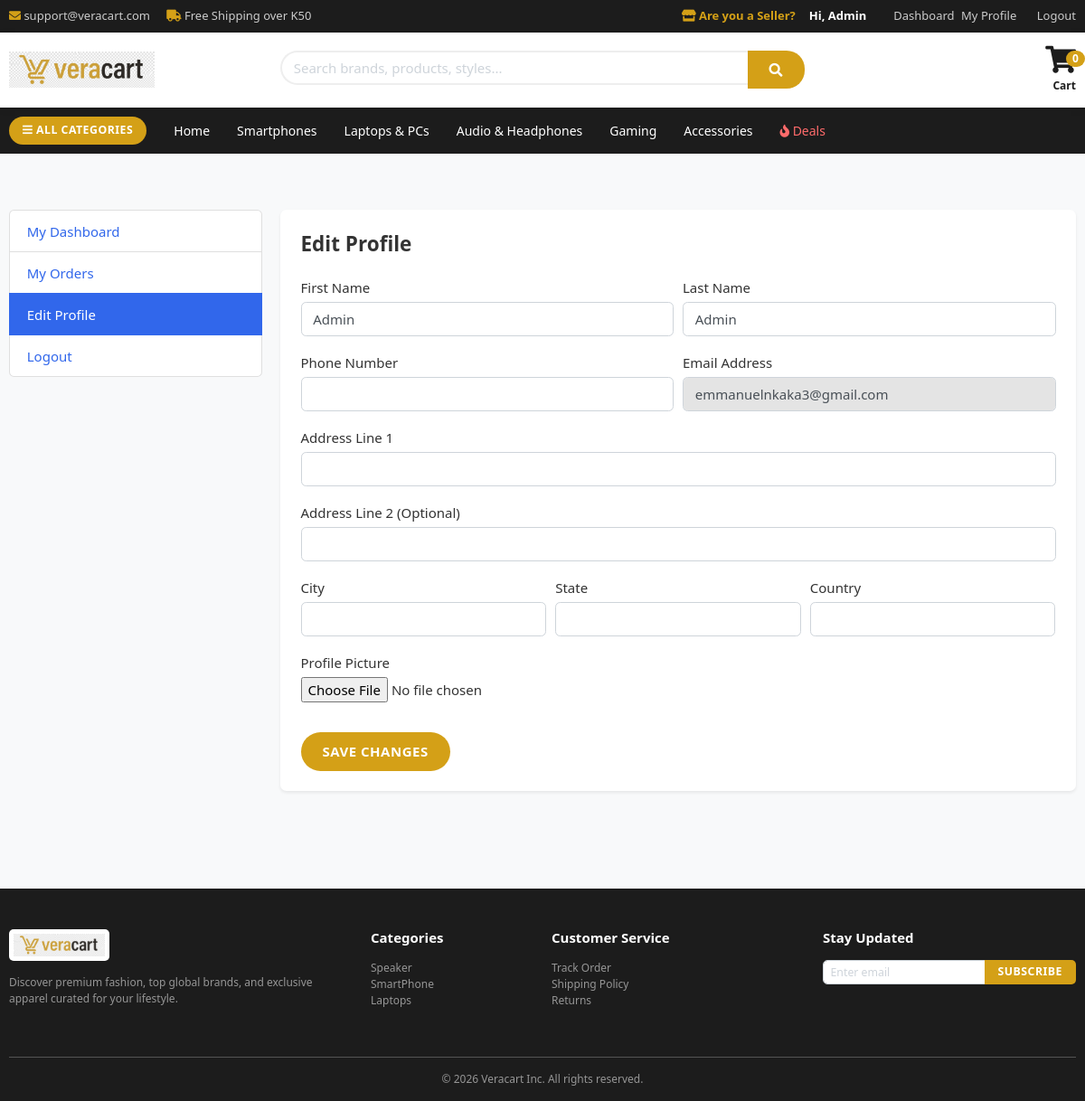
/accounts/edit_profile/ (signed in), run on the app's committed database.
### accounts/models.py (models this page shows, shortened)
class Account(AbstractBaseUser):
    first_name = models.CharField(max_length=50)
    last_name = models.CharField(max_length=50)
    username = models.CharField(max_length=50, unique=True)
    email = models.EmailField(max_length=90, unique=True)
    phone_number = models.CharField(max_length=50)
    date_joined = models.DateTimeField(auto_now_add=True)
    last_login = models.DateTimeField(auto_now_add=True)
    is_admin = models.BooleanField(default=False)
    is_staff = models.BooleanField(default=False)
    is_active = models.BooleanField(default=False)
    is_superadmin = models.BooleanField(default=False)
    USERNAME_FIELD = 'email'
    REQUIRED_FIELDS = ['username', 'first_name', 'last_name']
    objects = MyAccountManager()

### accounts/views.py (the view, shortened to what this page needs)
# urls.py: path('edit_profile/', views.edit_profile, name='edit_profile'),
def edit_profile(request):
    userprofile, created = UserProfile.objects.get_or_create(user=request.user)
    context = {'userprofile': userprofile}
    return render(request, 'accounts/edit_profile.html', context)

### carts/context_processors.py (called while the page is built)
def counter(request):
    cart_count = 0
    if 'admin' in request.path:
        return {}
    else:
        try:
            cart = Cart.objects.filter(cart_id=_cart_id(request))
            cart_items = CartItem.objects.all().filter(cart=cart[:1])
            for cart_item in cart_items:
                cart_count += cart_item.quantity
        except Cart.DoesNotExist:
            cart_count = 0
    return dict(cart_count=cart_count)

### carts/views.py (called while the page is built)
def _cart_id(request):
    cart = request.session.session_key
    if not cart:
        cart = request.session.create()
    return cart

### category/context_processors.py (called while the page is built)
def menu_links(request):
    links = Category.objects.all()
    return dict(links=links)

### templates/accounts/edit_profile.html (shortened to what this page needs)
{% extends 'base.html' %}
{% load static %}
{% block content %}
<section class="section-content padding-y bg">
<div class="container">
    <div class="row">
        <aside class="col-md-3">
            <ul class="list-group">
                <a class="list-group-item" href="{% url 'dashboard' %}"> My Dashboard </a>
                <a class="list-group-item" href="{% url 'my_orders' %}"> My Orders </a>
                <a class="list-group-item active" href="{% url 'edit_profile' %}"> Edit Profile </a>
                <a class="list-group-item" href="{% url 'logout' %}"> Logout </a>
            </ul>
        </aside>
        <main class="col-md-9">
            <div class="card border-0 shadow-sm rounded-lg">
                <div class="card-body p-4">
                    <h4 class="font-weight-bold mb-4">Edit Profile</h4>
                    <form action="{% url 'edit_profile' %}" method="POST" enctype="multipart/form-data">
                        <div class="form-row">
                            <div class="form-group col-md-6">
                                <label>First Name</label>
                                <input type="text" name="first_name" class="form-control" value="{{ request.user.first_name }}" required>
                            </div>
                            <div class="form-group col-md-6">
                                <label>Last Name</label>
                                <input type="text" name="last_name" class="form-control" value="{{ request.user.last_name }}" required>
                            </div>
                        </div>
                        <div class="form-row">
                            <div class="form-group col-md-6">
                                <label>Phone Number</label>
                                <input type="text" name="phone_number" class="form-control" value="{{ request.user.phone_number }}" required>
                            </div>
                            <div class="form-group col-md-6">
                                <label>Email Address</label>
                                <input type="email" class="form-control" value="{{ request.user.email }}" readonly>
                            </div>
                        </div>
                        <div class="form-group">
                            <label>Address Line 1</label>
                            <input type="text" name="address_line_1" class="form-control" value="{{ userprofile.address_line_1 }}">
                        </div>
                        <div class="form-group">
                            <label>Address Line 2 (Optional)</label>
                            <input type="text" name="address_line_2" class="form-control" value="{{ userprofile.address_line_2 }}">
                        </div>
                        <div class="form-row">
                            <div class="form-group col-md-4">
                                <label>City</label>
                                <input type="text" name="city" class="form-control" value="{{ userprofile.city }}">
                            </div>
                            <div class="form-group col-md-4">
                                <label>State</label>
                                <input type="text" name="state" class="form-control" value="{{ userprofile.state }}">
                            </div>
                            <div class="form-group col-md-4">
                                <label>Country</label>
                                <input type="text" name="country" class="form-control" value="{{ userprofile.country }}">
                            </div>
                        </div>
                        <div class="form-group">
                            <label>Profile Picture</label><br>
                            <input type="file" name="profile_picture" class="form-control-file">
                        </div>
                        <button type="submit" class="btn btn-gold mt-3">Save Changes</button>
                    </form>
                </div>
            </div>
        </main>
    </div>
</div>
</section>
{% endblock %}

### templates/includes/navbar.html
{% load static %}
<div class="top-bar">
    <div class="container d-flex justify-content-between align-items-center">
        <div>
            <span class="mr-3"><i class="fa fa-envelope" style="color: var(--brand-gold);"></i> support@veracart.com</span>
            <span><i class="fa fa-truck" style="color: var(--brand-gold);"></i> Free Shipping over K50</span>
        </div>
        <div class="d-flex align-items-center">
            <a href="{% url 'add_product' %}" class="mr-3 font-weight-bold" style="color: var(--brand-gold);">
                <i class="fa fa-store"></i> Are you a Seller?
            </a>
            {% if request.user.is_authenticated %}
                <span style="color: #fff; font-weight: bold; margin-right: 15px;">Hi, {{ request.user.first_name }}</span>
                <a href="{% url 'dashboard' %}">Dashboard</a>
                <a href="{% url 'edit_profile' %}" class="mx-2">My Profile</a>
                <a href="{% url 'logout' %}">Logout</a>
            {% else %}
                <a href="{% url 'login' %}"><i class="fa fa-user"></i> Sign In / Register</a>
            {% endif %}
        </div>
    </div>
</div>
<div class="main-nav sticky-top">
    <div class="container">
        <div class="row align-items-center">
            <div class="col-md-3">
                <a href="{% url 'home' %}">
                    <img src="{% static 'images/logo.png' %}" alt="Veracart Logo" style="height: 40px; width: auto;">
                </a>
            </div>
            <div class="col-md-6 my-3 my-md-0">
                <form action="{% url 'store' %}" method="GET">
                    <div class="input-group">
                        <input type="text" name="keyword" class="form-control border-right-0" placeholder="Search brands, products, styles..." style="border-radius: 20px 0 0 20px; border: 2px solid #eee;">
                        <div class="input-group-append">
                            <button class="btn btn-gold" type="submit" style="border-radius: 0 20px 20px 0;">
                                <i class="fa fa-search"></i>
                            </button>
                        </div>
                    </div>
                </form>
            </div>
            <div class="col-md-3 text-right">
                <a href="{% url 'cart' %}" class="text-decoration-none position-relative" style="color: var(--brand-dark);">
                    <i class="fa fa-shopping-cart fa-2x"></i>
                    <span class="badge badge-pill position-absolute" style="background: var(--brand-gold); color: #fff; top: -5px; right: -10px; font-size: 12px;">
                        {{ cart_count }}
                    </span>
                    <div class="small font-weight-bold mt-1">Cart</div>
                </a>
            </div>
        </div>
    </div>
</div>
<div class="category-bar">
    <div class="container d-flex align-items-center">
        <a href="{% url 'store' %}" class="btn btn-gold mr-3 btn-sm" style="padding: 8px 15px;">
            <i class="fa fa-bars"></i> ALL CATEGORIES
        </a>
        <ul class="nav">
            <li class="nav-item"><a class="nav-link" href="{% url 'home' %}">Home</a></li>
            <li class="nav-item"><a class="nav-link" href="{% url 'products_by_category' 'smartphones' %}">Smartphones</a></li>
            <li class="nav-item"><a class="nav-link" href="{% url 'products_by_category' 'laptops' %}">Laptops & PCs</a></li>
            <li class="nav-item"><a class="nav-link" href="{% url 'products_by_category' 'audio' %}">Audio & Headphones</a></li>
            <li class="nav-item"><a class="nav-link" href="{% url 'products_by_category' 'gaming' %}">Gaming</a></li>
            <li class="nav-item"><a class="nav-link" href="{% url 'products_by_category' 'accessories' %}">Accessories</a></li>
            <li class="nav-item"><a class="nav-link" style="color: #ff6b6b;" href="{% url 'store' %}?deals=true"><i class="fa fa-fire"></i> Deals</a></li>
        </ul>
    </div>
</div>

### static/css/ui.css (style rules this page uses)
html { font-family: "Inter", sans-serif; font-size: 15px; }
.padding-y { padding-top: 40px; padding-bottom: 40px; }
article:after, .form-group:after { display: block; clear: both; content: ""; }
.bg { background-color: #f8f9fa; }

### templates/base.html (style rules this page uses)
body { font-family: "Segoe UI", Tahoma, Geneva, Verdana, sans-serif; background-color: #f8f9fa; color: #333; }
:root { --brand-gold: #d4a017; --brand-gold-hover: #b8860b; --brand-dark: #1c1c1c; }
.btn-gold { background-color: var(--brand-gold); color: #fff; font-weight: 700; border-radius: 30px; padding: 10px 24px; transition: all 0.3s ease; border: none; text-transform: uppercase; letter-spacing: 0.5px; }
.top-bar { background-color: var(--brand-dark); color: #ccc; font-size: 13px; padding: 8px 0; }
.top-bar a { color: #ccc; text-decoration: none; margin-left: 15px; }
.main-nav { background-color: #fff; box-shadow: 0 2px 10px rgba(0, 0, 0, 0.05); padding: 15px 0; }
.category-bar { background-color: var(--brand-dark); padding: 10px 0; }
.category-bar .nav-link { color: #fff; font-weight: 500; font-size: 14px; padding: 5px 15px; }

### data on the page
Account: user.first_name "Admin", first_name "Admin", last_name "Admin", user.email "emmanuelnkaka3@gmail.com"

### other printed values
{{ cart_count }} "0"
